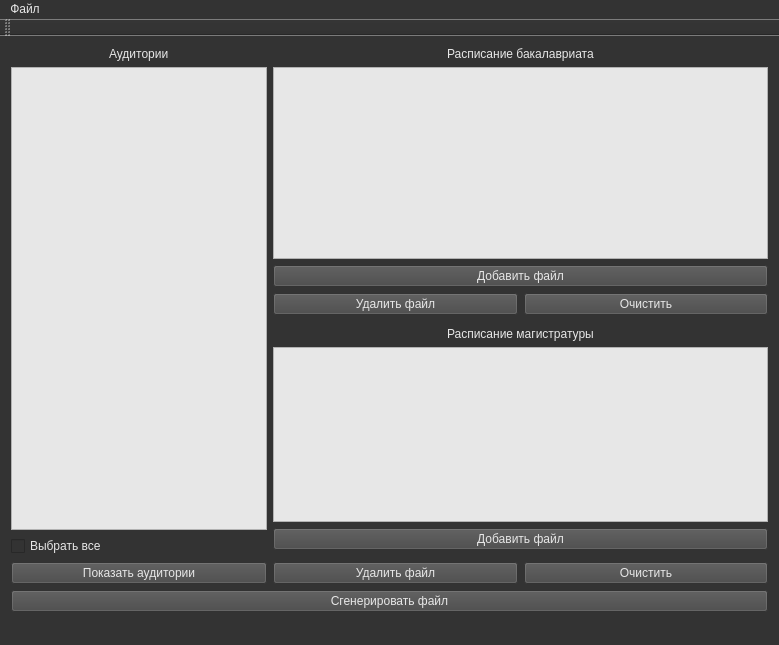
<?xml version="1.0" encoding="UTF-8"?>
<ui version="4.0">
 <class>MainWindow</class>
 <widget class="QMainWindow" name="MainWindow">
  <property name="geometry">
   <rect>
    <x>0</x>
    <y>0</y>
    <width>779</width>
    <height>645</height>
   </rect>
  </property>
  <property name="windowTitle">
   <string>MainWindow</string>
  </property>
  <property name="styleSheet">
   <string notr="true">background-color: rgb(51, 51, 51);
color: rgb(231, 231, 231);</string>
  </property>
  <widget class="QWidget" name="centralWidget">
   <layout class="QGridLayout" name="gridLayout">
    <item row="5" column="1" colspan="2">
     <layout class="QVBoxLayout" name="verticalLayout_4">
      <item alignment="Qt::AlignHCenter">
       <widget class="QLabel" name="label_3">
        <property name="styleSheet">
         <string notr="true">color: rgb(231, 231, 231);</string>
        </property>
        <property name="text">
         <string>Расписание магистратуры</string>
        </property>
       </widget>
      </item>
      <item>
       <widget class="QListWidget" name="listWidget_2">
        <property name="styleSheet">
         <string notr="true">color: rgb(51, 51, 51);
background-color: rgb(231, 231, 231);</string>
        </property>
       </widget>
      </item>
     </layout>
    </item>
    <item row="10" column="0" colspan="3">
     <widget class="QPushButton" name="Generation">
      <property name="enabled">
       <bool>true</bool>
      </property>
      <property name="sizePolicy">
       <sizepolicy hsizetype="Expanding" vsizetype="Expanding">
        <horstretch>0</horstretch>
        <verstretch>0</verstretch>
       </sizepolicy>
      </property>
      <property name="styleSheet">
       <string notr="true">background-color: rgb(70, 70, 70);
color: rgb(231, 231, 231);</string>
      </property>
      <property name="text">
       <string>Сгенерировать файл</string>
      </property>
     </widget>
    </item>
    <item row="9" column="0">
     <widget class="QPushButton" name="ShowAudiences">
      <property name="sizePolicy">
       <sizepolicy hsizetype="Expanding" vsizetype="Expanding">
        <horstretch>0</horstretch>
        <verstretch>0</verstretch>
       </sizepolicy>
      </property>
      <property name="styleSheet">
       <string notr="true">background-color: rgb(70, 70, 70);
color: rgb(231, 231, 231);</string>
      </property>
      <property name="text">
       <string>Показать аудитории</string>
      </property>
     </widget>
    </item>
    <item row="2" column="1" rowspan="2">
     <widget class="QPushButton" name="DeleteFile_2">
      <property name="sizePolicy">
       <sizepolicy hsizetype="Expanding" vsizetype="Expanding">
        <horstretch>0</horstretch>
        <verstretch>0</verstretch>
       </sizepolicy>
      </property>
      <property name="styleSheet">
       <string notr="true">background-color: rgb(70, 70, 70);
color: rgb(231, 231, 231);</string>
      </property>
      <property name="text">
       <string>Удалить файл</string>
      </property>
     </widget>
    </item>
    <item row="0" column="1" colspan="2">
     <layout class="QVBoxLayout" name="verticalLayout_3">
      <item alignment="Qt::AlignHCenter">
       <widget class="QLabel" name="label_2">
        <property name="styleSheet">
         <string notr="true">color: rgb(231, 231, 231);</string>
        </property>
        <property name="text">
         <string>Расписание бакалавриата</string>
        </property>
       </widget>
      </item>
      <item>
       <widget class="QListWidget" name="listWidget">
        <property name="minimumSize">
         <size>
          <width>0</width>
          <height>192</height>
         </size>
        </property>
        <property name="styleSheet">
         <string notr="true">color: rgb(51, 51, 51);
background-color: rgb(231, 231, 231);</string>
        </property>
       </widget>
      </item>
     </layout>
    </item>
    <item row="2" column="2" rowspan="2">
     <widget class="QPushButton" name="Clear_2">
      <property name="sizePolicy">
       <sizepolicy hsizetype="Expanding" vsizetype="Expanding">
        <horstretch>0</horstretch>
        <verstretch>0</verstretch>
       </sizepolicy>
      </property>
      <property name="styleSheet">
       <string notr="true">background-color: rgb(70, 70, 70);
color: rgb(231, 231, 231);</string>
      </property>
      <property name="text">
       <string>Очистить</string>
      </property>
     </widget>
    </item>
    <item row="1" column="1" colspan="2">
     <widget class="QPushButton" name="AddFile_2">
      <property name="sizePolicy">
       <sizepolicy hsizetype="Expanding" vsizetype="Expanding">
        <horstretch>0</horstretch>
        <verstretch>0</verstretch>
       </sizepolicy>
      </property>
      <property name="autoFillBackground">
       <bool>false</bool>
      </property>
      <property name="styleSheet">
       <string notr="true">background-color: rgb(70, 70, 70);
color: rgb(231, 231, 231);</string>
      </property>
      <property name="text">
       <string>Добавить файл</string>
      </property>
     </widget>
    </item>
    <item row="0" column="0" rowspan="8">
     <layout class="QVBoxLayout" name="verticalLayout">
      <item alignment="Qt::AlignHCenter">
       <widget class="QLabel" name="label">
        <property name="styleSheet">
         <string notr="true">color: rgb(231, 231, 231);</string>
        </property>
        <property name="text">
         <string>Аудитории</string>
        </property>
       </widget>
      </item>
      <item>
       <widget class="QListWidget" name="Audiences">
        <property name="styleSheet">
         <string notr="true">color: rgb(51, 51, 51);
background-color: rgb(231, 231, 231);
border-color: rgb(86, 86, 86);</string>
        </property>
       </widget>
      </item>
      <item>
       <widget class="QCheckBox" name="SelectAll">
        <property name="styleSheet">
         <string notr="true">color: rgb(231, 231, 231);</string>
        </property>
        <property name="text">
         <string>Выбрать все</string>
        </property>
       </widget>
      </item>
      <item>
       <layout class="QVBoxLayout" name="verticalLayout_2"/>
      </item>
     </layout>
    </item>
    <item row="9" column="1">
     <widget class="QPushButton" name="DeleteFile_3">
      <property name="sizePolicy">
       <sizepolicy hsizetype="Expanding" vsizetype="Expanding">
        <horstretch>0</horstretch>
        <verstretch>0</verstretch>
       </sizepolicy>
      </property>
      <property name="styleSheet">
       <string notr="true">background-color: rgb(70, 70, 70);
color: rgb(231, 231, 231);</string>
      </property>
      <property name="text">
       <string>Удалить файл</string>
      </property>
     </widget>
    </item>
    <item row="9" column="2">
     <widget class="QPushButton" name="Clear_3">
      <property name="sizePolicy">
       <sizepolicy hsizetype="Expanding" vsizetype="Expanding">
        <horstretch>0</horstretch>
        <verstretch>0</verstretch>
       </sizepolicy>
      </property>
      <property name="styleSheet">
       <string notr="true">background-color: rgb(70, 70, 70);
color: rgb(231, 231, 231);</string>
      </property>
      <property name="text">
       <string>Очистить</string>
      </property>
     </widget>
    </item>
    <item row="6" column="1" colspan="2">
     <widget class="QPushButton" name="AddFile_3">
      <property name="sizePolicy">
       <sizepolicy hsizetype="Expanding" vsizetype="Expanding">
        <horstretch>0</horstretch>
        <verstretch>0</verstretch>
       </sizepolicy>
      </property>
      <property name="styleSheet">
       <string notr="true">background-color: rgb(70, 70, 70);
color: rgb(231, 231, 231);</string>
      </property>
      <property name="text">
       <string>Добавить файл</string>
      </property>
     </widget>
    </item>
   </layout>
  </widget>
  <widget class="QMenuBar" name="menuBar">
   <property name="geometry">
    <rect>
     <x>0</x>
     <y>0</y>
     <width>779</width>
     <height>20</height>
    </rect>
   </property>
   <widget class="QMenu" name="menu">
    <property name="title">
     <string>Файл</string>
    </property>
    <addaction name="action"/>
    <addaction name="action_2"/>
   </widget>
   <addaction name="menu"/>
  </widget>
  <widget class="QToolBar" name="mainToolBar">
   <attribute name="toolBarArea">
    <enum>TopToolBarArea</enum>
   </attribute>
   <attribute name="toolBarBreak">
    <bool>false</bool>
   </attribute>
  </widget>
  <widget class="QStatusBar" name="statusBar"/>
  <action name="action">
   <property name="text">
    <string>Справка</string>
   </property>
  </action>
  <action name="action_2">
   <property name="text">
    <string>Выйти из программы</string>
   </property>
  </action>
 </widget>
 <layoutdefault spacing="6" margin="11"/>
 <resources/>
 <connections/>
</ui>
